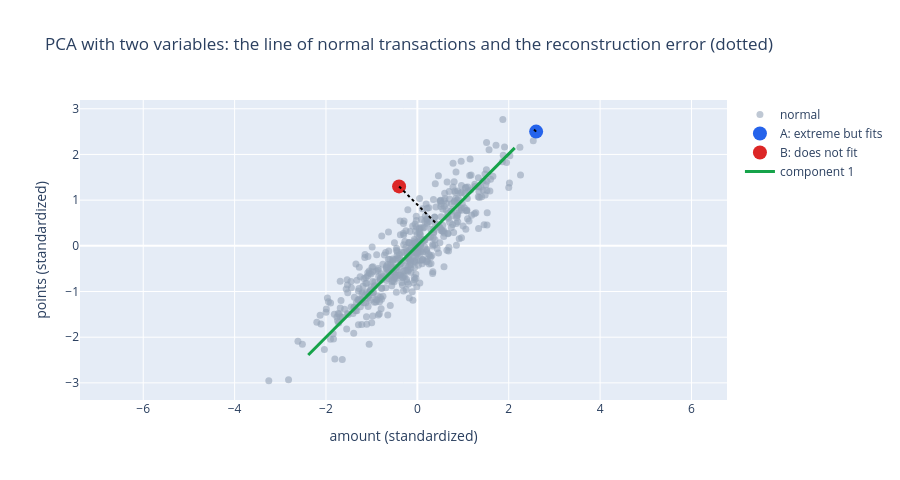

The notebook cell saved with this chart:
### Markdown cell above
PCA found two directions. The **first component** has similar loadings on amount and points (both
with the same sign): it is the direction "bigger purchase, more points", and on its own it explains 95% of the
variation. The **second** is perpendicular: "more points than the amount should earn", and it explains only
5%. In PCA language, normal transactions live almost entirely on a line.

Now the trick. If we keep only the first component, each transaction is summarized by **one number**
(its position along the line, the *score*), and from that number we can **reconstruct** an approximate
version of the original transaction. The distance between the original and the reconstruction is the **reconstruction
error**.

### Code cell
pca1 = PCA(n_components=1).fit(X2[:n])
puntaje = pca1.transform(X2)                  # one number per transaction
reconstruida = pca1.inverse_transform(puntaje) # back to (monto, puntos)
juguete["error"] = ((X2 - reconstruida) ** 2).sum(axis=1)

fig = go.Figure()
for tipo, color in [("normal", "#94a3b8"), ("A: extreme but fits", "#2563eb"), ("B: does not fit", "#dc2626")]:
    m = juguete["tipo"] == tipo
    fig.add_scatter(x=juguete.loc[m, "monto"], y=juguete.loc[m, "puntos"], mode="markers", name=tipo,
                    marker=dict(color=color, size=7 if tipo == "normal" else 14, opacity=0.6 if tipo == "normal" else 1))
for i in [n, n + 1]:
    fig.add_scatter(x=[X2[i, 0], reconstruida[i, 0]], y=[X2[i, 1], reconstruida[i, 1]], mode="lines",
                    line=dict(color="black", dash="dot"), showlegend=False)
eje = np.linspace(-3.2, 3.2, 2)[:, None] * pca1.components_[0] + pca1.mean_
fig.add_scatter(x=eje[:, 0], y=eje[:, 1], mode="lines", name="component 1", line=dict(color="#16a34a", width=3))
fig.update_layout(title="PCA with two variables: the line of normal transactions and the reconstruction error (dotted)",
                  xaxis_title="amount (standardized)", yaxis_title="points (standardized)", height=480,
                  yaxis_scaleanchor="x")
fig.show()
print(juguete.loc[n:, ["tipo", "monto", "puntos", "error"]].round(3).to_string(index=False))
print("Reconstruction error of the normal transactions: 99th percentile =", round(juguete.loc[:n - 1, "error"].quantile(0.99), 3))

### Figure 1 — Plotly figure (JSON) as saved in the notebook; plotly's stock layout.template omitted (floating-point values rounded to 4 significant figures; data arrays with more than 128 entries replaced by an {"elided": "..."} marker saying what was removed)
{"data": [{"marker": {"color": "#94a3b8", "opacity": 0.6, "size": 7}, "mode": "markers", "name": "normal", "type": "scatter", "x": {"elided": "500 float values"}, "y": {"elided": "500 float values"}}, {"marker": {"color": "#2563eb", "opacity": 1, "size": 14}, "mode": "markers", "name": "A: extreme but fits", "type": "scatter", "x": [2.6], "y": [2.5]}, {"marker": {"color": "#dc2626", "opacity": 1, "size": 14}, "mode": "markers", "name": "B: does not fit", "type": "scatter", "x": [-0.4], "y": [1.3]}, {"line": {"color": "black", "dash": "dot"}, "mode": "lines", "showlegend": false, "type": "scatter", "x": [2.6, 2.543], "y": [2.5, 2.557]}, {"line": {"color": "black", "dash": "dot"}, "mode": "lines", "showlegend": false, "type": "scatter", "x": [-0.4, 0.4475], "y": [1.3, 0.4549]}, {"line": {"color": "#16a34a", "width": 3}, "mode": "lines", "name": "component 1", "type": "scatter", "x": [-2.388, 2.131], "y": [-2.389, 2.143]}], "layout": {"height": 480, "title": {"text": "PCA with two variables: the line of normal transactions and the reconstruction error (dotted)"}, "xaxis": {"title": {"text": "amount (standardized)"}}, "yaxis": {"scaleanchor": "x", "title": {"text": "points (standardized)"}}}}
